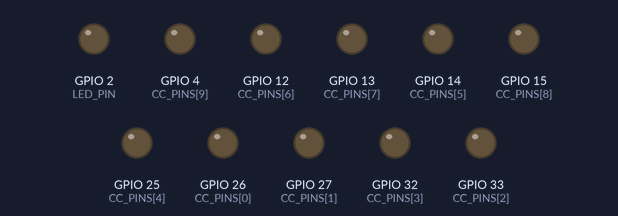
Recording of a sketch running on a simulated ESP32. Parts: output pins drawn as LEDs (lit = HIGH). What the sketch prints to the serial monitor is not drawn.

Above: at 1.65 s.
At 3.55 s:
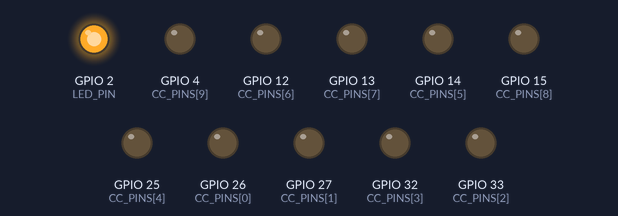
Timing chart, 0 to 4.6 s (numbered marks = the images above):
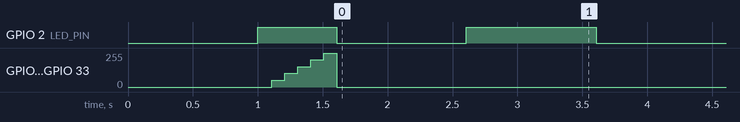

The sketch:

ESPnow_ReceiverCC.ino
```cpp
#include <esp_now.h>
#include <WiFi.h>
#include <esp_wifi.h>

// Pin definitions for CC 1-10
const int CC_PINS[] = {
    26,  // CC1
    27,  // CC2
    33,  // CC3
    32,  // CC4
    25,  // CC5
    14,  // CC6
    12,  // CC7
    13,  // CC8
    15,  // CC9
    4    // CC10
};
const int NUM_PINS = 10;

// LED indicator
const int LED_PIN = 2;

// Message structure matching sender's PWM format
typedef struct {
    uint8_t cc_number;     // CC 1-10
    uint8_t cc_value;      // 0-127
} pwm_message;

void OnDataRecv(const esp_now_recv_info_t *recv_info, const uint8_t *data, int data_len) {
    pwm_message incomingMsg;
    memcpy(&incomingMsg, data, sizeof(incomingMsg));

    // Validate CC number
    if (incomingMsg.cc_number >= 1 && incomingMsg.cc_number <= NUM_PINS) {
        int pinIndex = incomingMsg.cc_number - 1;  // Convert CC (1-10) to array index (0-9)

        // Map MIDI value (0-127) to PWM range (0-255)
        int pwmValue = map(incomingMsg.cc_value, 0, 127, 0, 255);

        // Set PWM value
        analogWrite(CC_PINS[pinIndex], pwmValue);

        // Debug output
        Serial.print("CC");
        Serial.print(incomingMsg.cc_number);
        Serial.print(" (Pin ");
        Serial.print(CC_PINS[pinIndex]);
        Serial.print(") = ");
        Serial.println(pwmValue);

        // Visual feedback
        digitalWrite(LED_PIN, LOW);
        delay(1);
        digitalWrite(LED_PIN, HIGH);
    }
}

void setup() {
    Serial.begin(115200);
    delay(1000);

    // Configure LED
    pinMode(LED_PIN, OUTPUT);
    digitalWrite(LED_PIN, HIGH);

    // Configure PWM pins
    for (int i = 0; i < NUM_PINS; i++) {
        pinMode(CC_PINS[i], OUTPUT);
        analogWrite(CC_PINS[i], 0);  // Start with all pins at 0
    }

    // Initialize ESP-NOW
    WiFi.mode(WIFI_STA);
    WiFi.disconnect();

    // Set to channel 1 for PWM communication
    esp_wifi_set_channel(1, WIFI_SECOND_CHAN_NONE);

    if (esp_now_init() != ESP_OK) {
        Serial.println("Error initializing ESP-NOW");
        return;
    }

    esp_now_register_recv_cb(OnDataRecv);

    Serial.println("\n--- ESP-NOW PWM Receiver ---");
    Serial.print("MAC Address: ");
    Serial.println(WiFi.macAddress());
    Serial.println("Ready to receive PWM commands on channel 1");

    // Startup test sequence
    Serial.println("Running test sequence...");
    for (int value = 0; value <= 255; value += 51) {
        for (int pin = 0; pin < NUM_PINS; pin++) {
            analogWrite(CC_PINS[pin], value);
        }
        delay(100);
    }
    // Reset all to 0
    for (int pin = 0; pin < NUM_PINS; pin++) {
        analogWrite(CC_PINS[pin], 0);
    }
}

void loop() {
    // Just keep LED on to show we're running
    static unsigned long lastBlink = 0;
    if (millis() - lastBlink >= 1000) {
        lastBlink = millis();
        digitalWrite(LED_PIN, !digitalRead(LED_PIN));
    }
}
```

Measured:
- by itself, GPIO 2 (LED_PIN): alternates HIGH for 1.0 s and LOW for 1.0 s
